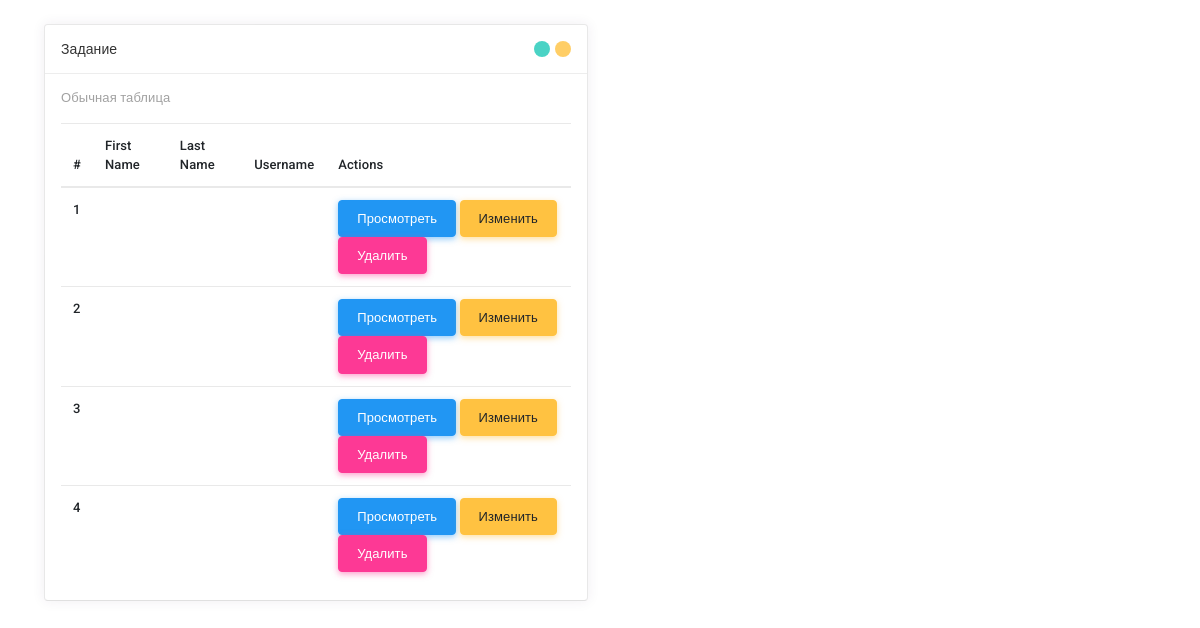
The page /tasks/task_8.php on the database its author committed.
### tables this page shows
CREATE TABLE `client` (
  `id` int NOT NULL,
  `first name` varchar(255) NOT NULL,
  `last name` varchar(255) NOT NULL,
  `uzername` varchar(255) NOT NULL
);

### tasks/task_8.php (the view, shortened to what this page needs)
<?php
$conn = mysqli_connect(SERVER, USER, PASSWORD, DB);
$sql = "SELECT * FROM client";
$result = mysqli_query($conn, $sql);
$client = [];
if (mysqli_num_rows($result) > 0) {
    while ($row = mysqli_fetch_assoc($result)) {
        $client[] = $row;
    }
}
?>
<!DOCTYPE html>
<html lang="en">
<head>
        <link id="vendorsbundle" rel="stylesheet" media="screen, print" href="css/vendors.bundle.css">
        <link id="appbundle" rel="stylesheet" media="screen, print" href="css/app.bundle.css">
        <link id="myskin" rel="stylesheet" media="screen, print" href="css/skins/skin-master.css">
        <link rel="stylesheet" media="screen, print" href="css/statistics/chartist/chartist.css">
        <link rel="stylesheet" media="screen, print" href="css/miscellaneous/lightgallery/lightgallery.bundle.css">
        <link rel="stylesheet" media="screen, print" href="css/fa-solid.css">
        <link rel="stylesheet" media="screen, print" href="css/fa-brands.css">
        <link rel="stylesheet" media="screen, print" href="css/fa-regular.css">
    </head>
    <body class="mod-bg-1 mod-nav-link ">
        <main id="js-page-content" role="main" class="page-content">
            <div class="col-md-6">
                <div id="panel-1" class="panel">
                    <div class="panel-hdr">
                        <h2>
                            Задание
                        </h2>
                        <div class="panel-toolbar">
                            <button class="btn btn-panel waves-effect waves-themed" data-action="panel-collapse" data-toggle="tooltip" data-offset="0,10" data-original-title="Collapse"></button>
                            <button class="btn btn-panel waves-effect waves-themed" data-action="panel-fullscreen" data-toggle="tooltip" data-offset="0,10" data-original-title="Fullscreen"></button>
                        </div>
                    </div>
                    <div class="panel-container show">
                        <div class="panel-content">
                            <h5 class="frame-heading">
                                Обычная таблица
                            </h5>
                            <div class="frame-wrap">
                                <table class="table m-0">
                                    <thead>
                                        <tr>
                                            <th>#</th>
                                            <th>First Name</th>
                                            <th>Last Name</th>
                                            <th>Username</th>
                                            <th>Actions</th>
                                        </tr>
                                    </thead>
                                    <tbody>
                                    <?php  foreach($client as $key => $value ):?>
                                        <tr>
                                            <th scope="row"><?php echo $value['id'] ?></th>
                                            <td><?php echo $value['first_name'] ?></td>
                                            <td><?php echo $value['last_name'] ?></td>
                                            <td><?php echo $value['username'] ?></td>
                                            <td>
                                                <a href="show.php?id=<?php echo $value['id'] ?>" class="btn btn-info">Просмотреть</a>
                                                <a href="edit.php?id=<?php echo $value['id'] ?>" class="btn btn-warning">Изменить</a>
                                                <a href="delete.php?id=<?php echo $value['id'] ?>" class="btn btn-danger">Удалить</a>
                                            </td>
                                        </tr>
                                        <?php   endforeach ?>
                                    </tbody>
                                </table>
                            </div>
                        </div>
                    </div>
                </div>
            </div>
        </main>
    </body>
</html>

### rows shown on the page
client: id "1"
client: id "2"
client: id "3"
client: id "4"
